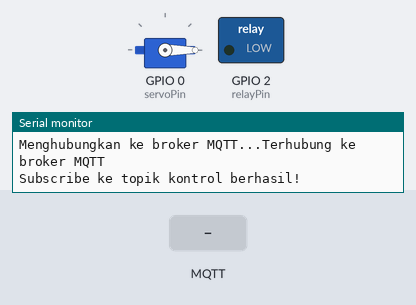
The sketch below on a simulated ESP32. Parts: servo, switched loads named in the sketch (green lamp = pin HIGH), the last lines printed to the serial monitor. The inputs (shaded band) are chosen by the test bench. WiFi joins after 1.5 s; servers stay silent unless stated; random numbers use the default seed unless the sketch sets one; no MQTT or app messages arrive unless stated.

Above: at 2.7 s.
2.8 s: MQTT message "SERVO_CLOSE" arrives on the first subscribed topic
At 4.0 s:
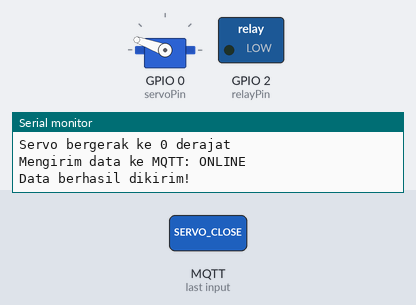
4.3 s: MQTT message "RELAY2_ON" arrives on the first subscribed topic
At 5.3 s:
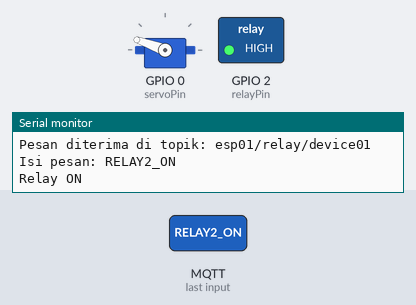
5.8 s: MQTT message "SERVO_OPEN" arrives on the first subscribed topic
At 6.5 s:
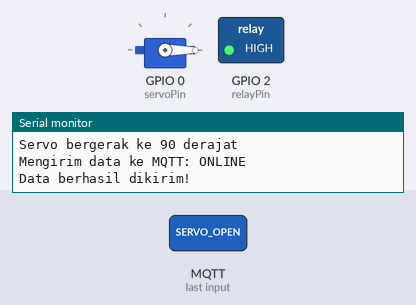
Timing chart, 0 to 8.8 s (numbered marks = the images above; inputs shaded):
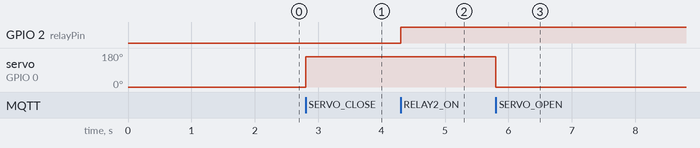

The sketch:

ESP32_Relay_Servo.ino
```cpp
#include <WiFiManager.h> // Library WiFiManager
#include <PubSubClient.h> // Library MQTT
#include <ESP32Servo.h> // Library Servo

// Inisialisasi broker MQTT
const char* mqtt_server = "192.168.0.101"; // Ganti dengan alamat broker Anda
const int mqtt_port = 8883;

// Variabel yang bisa diubah
const char* deviceId = "device01"; // Ubah sesuai kebutuhan
char clientId[20]; // Buffer untuk Client ID unik

void generateUniqueClientId() {
  snprintf(clientId, sizeof(clientId), "Smarthome-%d", random(1000, 9999));
}


// Format topik MQTT
typedef struct {
  char status[50];
  char control[50];
} MqttTopics;

MqttTopics mqtt_topics;

WiFiClient espClient;
PubSubClient client(espClient);

unsigned long previousMillis = 0; // Variabel untuk menyimpan waktu sebelumnya
const long interval = 3000;       // Interval pengiriman data dalam milidetik

// Pin untuk kontrol
const int servoPin = 0;  // GPIO 0 untuk Servo
const int relayPin = 2;  // GPIO 2 untuk Relay

Servo myServo; // Objek Servo

// Fungsi untuk membentuk topik MQTT
void updateMqttTopics() {
  snprintf(mqtt_topics.status, sizeof(mqtt_topics.status), "esp01/status/%s", deviceId);
  snprintf(mqtt_topics.control, sizeof(mqtt_topics.control), "esp01/relay/%s", deviceId);
}

// Fungsi callback untuk menerima pesan MQTT
void callback(char* topic, byte* payload, unsigned int length) {
  String message;
  for (unsigned int i = 0; i < length; i++) {
    message += (char)payload[i];
  }
  Serial.print("Pesan diterima di topik: ");
  Serial.println(topic);
  Serial.print("Isi pesan: ");
  Serial.println(message);

  // Kontrol berdasarkan topik dan pesan
  if (String(topic) == mqtt_topics.control) {
    if (message == "SERVO_OPEN") {
      myServo.write(0); // Servo ke posisi 90 derajat
      Serial.println("Servo bergerak ke 90 derajat");
    } else if (message == "SERVO_CLOSE") {
      myServo.write(160); // Servo ke posisi 0 derajat
      Serial.println("Servo bergerak ke 0 derajat");
    } else if (message == "RELAY2_ON") {
      digitalWrite(relayPin, HIGH); // Aktifkan relay
      Serial.println("Relay ON");
    } else if (message == "RELAY2_OFF") {
      digitalWrite(relayPin, LOW); // Matikan relay
      Serial.println("Relay OFF");
    } else {
      Serial.println("Perintah tidak dikenali!");
    }
  }
}

// Fungsi untuk menghubungkan ke broker MQTT
void reconnectMQTT() {
  while (!client.connected()) {
    Serial.print("Menghubungkan ke broker MQTT...");
    if (client.connect(clientId)) {
      Serial.println("Terhubung ke broker MQTT");
      client.subscribe(mqtt_topics.control);
      Serial.println("Subscribe ke topik kontrol berhasil!");
    } else {
      Serial.print("Gagal, rc=");
      Serial.print(client.state());
      Serial.println(" Coba lagi dalam 5 detik...");
      delay(5000);
    }
  }
}

void setup() {
  // Konfigurasi pin dan Serial
  pinMode(relayPin, OUTPUT);
  Serial.begin(115200);

  generateUniqueClientId();

  // Inisialisasi topik MQTT
  updateMqttTopics();

  // Inisialisasi servo
  myServo.attach(servoPin);
  myServo.write(0); // Pastikan posisi awal servo di 0 derajat

  // Membuat objek WiFiManager
  WiFiManager wifiManager;

  // Menyesuaikan nama AP dengan deviceId
  String apName = "Smarthome-" + String(deviceId);

  // Memulai auto-connect ke WiFi
  if (!wifiManager.autoConnect(apName.c_str())) {
    Serial.println("Gagal menyambung ke WiFi. Restart...");
    delay(3000);
    ESP.restart();
  }

  Serial.println("Berhasil terhubung ke WiFi.");
  Serial.print("IP Address: ");
  Serial.println(WiFi.localIP());

  // Mengatur server dan port MQTT
  client.setServer(mqtt_server, mqtt_port);
  client.setCallback(callback);
}

void loop() {
  // Cek status WiFi
  if (WiFi.status() != WL_CONNECTED) {
    Serial.println("Koneksi WiFi terputus! Mencoba menyambung ulang...");
    WiFiManager wifiManager;
    String apName = "Smarthome-" + String(deviceId);
    if (!wifiManager.autoConnect(apName.c_str())) {
      Serial.println("Gagal menyambung ulang. Restart...");
      delay(3000);
      ESP.restart();
    }
  }

  // Cek koneksi ke broker MQTT
  if (!client.connected()) {
    reconnectMQTT();
  }

  client.loop();
  unsigned long currentMillis = millis();
  if (currentMillis - previousMillis >= interval) {
    previousMillis = currentMillis;
    const char* payload = "ONLINE";
    Serial.print("Mengirim data ke MQTT: ");
    Serial.println(payload);
    if (client.publish(mqtt_topics.status, payload)) {
      Serial.println("Data berhasil dikirim!");
    } else {
      Serial.println("Gagal mengirim data!");
    }
  }
}
```

Measured:
- after the input at 2.8 s, servo on GPIO 0 (servoPin): 0° → 160° at once
- after the input at 4.3 s, GPIO 2 (relayPin): LOW → HIGH at once
- after the input at 5.8 s, servo on GPIO 0 (servoPin): 160° → 0° at once
